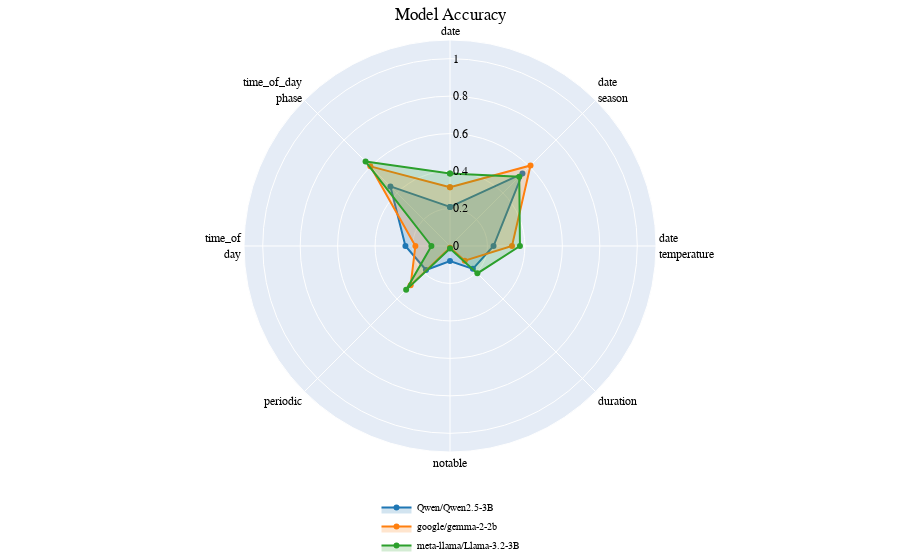

The code cell stored with this chart in its notebook:
### Code cell
import pandas as pd
import plotly.graph_objects as go
import plotly.colors as pc
import matplotlib.pyplot as plt

def rgba(color_hex, alpha):
    """Convert a hex color to rgba string with given alpha."""
    from matplotlib.colors import to_rgba
    r, g, b, _ = to_rgba(color_hex)
    return f'rgba({int(r*255)}, {int(g*255)}, {int(b*255)}, {alpha})'

df = pd.read_csv('results/base_scores.csv')
df = df.sort_values(by=['model_name', 'dataset_name', 'accuracy'], ascending=False)
df = df[['model_name', 'dataset_name', 'accuracy']].drop_duplicates()
df['dataset_name'] = df['dataset_name'].str.replace('_3way', '', regex=False)
# Replace only the last _ with newline
df['dataset_name'] = df['dataset_name'].str.replace(r'_(?!.*_)', '<br>', regex=True)

pivot_df = df.pivot(index='model_name', columns='dataset_name', values='accuracy').reset_index()
categories = pivot_df.columns[1:]  # skip model_name
fig = go.Figure()

tab10 = plt.cm.get_cmap('tab10').colors  # RGB tuples
fill_colors = [f'rgba({int(r*255)}, {int(g*255)}, {int(b*255)}, 0.2)' for r, g, b in tab10]
line_colors = [f'rgba({int(r*255)}, {int(g*255)}, {int(b*255)}, 1.0)' for r, g, b in tab10]

for i, row in pivot_df.iterrows():
    fig.add_trace(go.Scatterpolar(
        r=row[categories].tolist() + [row[categories[0]]],
        theta=categories.tolist() + [categories[0]],
        fill='toself',
        name=row['model_name'],
        fillcolor=fill_colors[i % len(line_colors)],
        line=dict(color=line_colors[i % len(line_colors)])
    ))


fig.update_layout(
    font=dict(family="sans-serif", size=12, color="black"),
    polar=dict(
        angularaxis=dict(rotation=90, direction="clockwise"),
        radialaxis=dict(visible=True, range=[0, 1.1], angle=90, linecolor=rgba('#ffffff', 0.0), tickangle=90, )
    ),
    title=dict(
        text="Model Accuracy",
        x=0.5,
        xanchor='center',
        yanchor='bottom',
        pad=dict(t=20)
    ),
    legend=dict(
        orientation="v",
        x=0.5,
        yanchor="top",
        xanchor="center",
        y=-0.1,
        font=dict(size=10),
        itemwidth=30
    ),
    margin=dict(l=0, r=0, t=40, b=40),
)

fig.show()
fig.write_image("plots/radar_plot_base.pdf", scale=1, width=400, height=400)

### Figure 1 — Plotly figure (JSON) as saved in the notebook; plotly's stock layout.template omitted (floating-point values rounded to 4 significant figures)
{"data": [{"fill": "toself", "fillcolor": "rgba(31, 119, 180, 0.2)", "line": {"color": "rgba(31, 119, 180, 1.0)"}, "name": "Qwen/Qwen2.5-3B", "r": [0.2088, 0.547, 0.2325, 0.1727, 0.08, 0.1812, 0.238, 0.45, 0.2088], "theta": ["date", "date<br>season", "date<br>temperature", "duration", "notable", "periodic", "time_of<br>day", "time_of_day<br>phase", "date"], "type": "scatterpolar"}, {"fill": "toself", "fillcolor": "rgba(255, 127, 14, 0.2)", "line": {"color": "rgba(255, 127, 14, 1.0)"}, "name": "google/gemma-2-2b", "r": [0.3138, 0.608, 0.331, 0.1113, 0.009, 0.2973, 0.185, 0.6015, 0.3138], "theta": ["date", "date<br>season", "date<br>temperature", "duration", "notable", "periodic", "time_of<br>day", "time_of_day<br>phase", "date"], "type": "scatterpolar"}, {"fill": "toself", "fillcolor": "rgba(44, 160, 44, 0.2)", "line": {"color": "rgba(44, 160, 44, 1.0)"}, "name": "meta-llama/Llama-3.2-3B", "r": [0.387, 0.523, 0.3735, 0.2067, 0.0135, 0.3312, 0.09933, 0.6375, 0.387], "theta": ["date", "date<br>season", "date<br>temperature", "duration", "notable", "periodic", "time_of<br>day", "time_of_day<br>phase", "date"], "type": "scatterpolar"}], "layout": {"font": {"color": "black", "family": "sans-serif", "size": 12}, "legend": {"font": {"size": 10}, "itemwidth": 30, "orientation": "v", "x": 0.5, "xanchor": "center", "y": -0.1, "yanchor": "top"}, "margin": {"b": 40, "l": 0, "r": 0, "t": 40}, "polar": {"angularaxis": {"direction": "clockwise", "rotation": 90}, "radialaxis": {"angle": 90, "linecolor": "rgba(255, 255, 255, 0.0)", "range": [0, 1.1], "tickangle": 90, "visible": true}}, "title": {"pad": {"t": 20}, "text": "Model Accuracy", "x": 0.5, "xanchor": "center", "yanchor": "bottom"}}}
